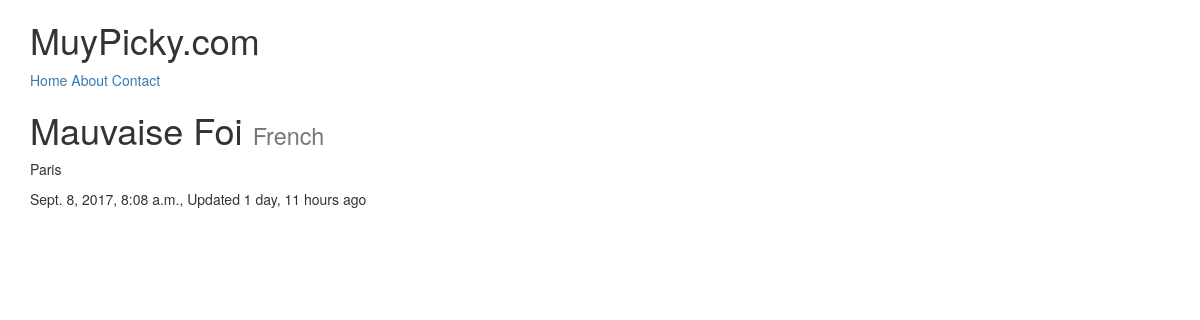
The app's page /restaurants/mauvaise-foi/ with its own data.
### restaurants/models.py (models this page shows)
class RestaurantLocation(models.Model):
	name     	= models.CharField(max_length=120)
	location 	= models.CharField(max_length=120, null=True, blank=True)
	category 	= models.CharField(max_length=120, null=True, blank=True)
	timestamp 	= models.DateTimeField(auto_now_add=True)
	updated   	= models.DateTimeField(auto_now=True)
	slug 		= models.SlugField(null=True, blank=True)
	def __str__(self):
		return self.name
	@property
	def title(self):
		return self.name #obj.title

### restaurants/views.py (the view)
# urls.py: url(r'^restaurants/(?P<slug>[\w-]+)/$', RestaurantDetailView.as_view()),
class RestaurantDetailView(DetailView):
	queryset = RestaurantLocation.objects.all()
	def get_context_data(self, *args, **kwargs):
		print(self.kwargs)
		context = super(RestaurantDetailView, self).get_context_data(*args,**kwargs)
		print(context)
		return context

### restaurants/templates/restaurants/restaurantlocation_detail.html (shortened to what this page needs)
{% extends "base.html" %}
{% block content %}
<h1>{{ object.title }} <small>{{ object.category }}</small></h1>
<p>{{ object.location }}</p>
<p>{{ object.timestamp }}, Updated {{ object.updated | timesince }} ago</p>
{% endblock %}

### records on screen
RestaurantLocation: title "Mauvaise Foi", category "French", location "Paris", timestamp "Sept. 8, 2017, 8:08 a.m.", updated "1 day, 11 hours"
